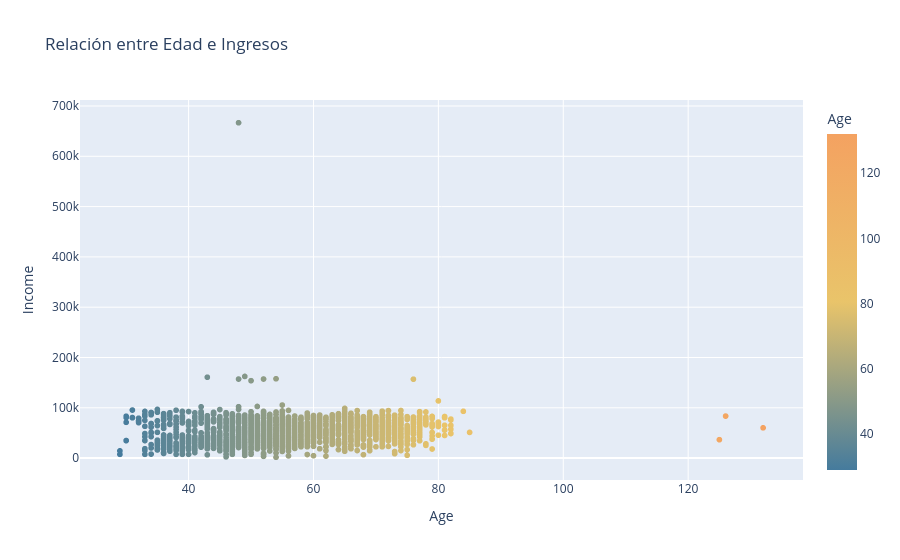

The notebook cell this image was saved under:
### Markdown cell above
###Ingresos vs. Edad

### Code cell
fig3 = px.scatter(
    df,
    x = 'Age',
    y = 'Income',
    color = 'Age',
    color_continuous_scale = color_schemes['triadico'],
    hover_data = ['Marital_Status', 'Education'],
    title = 'Relación entre Edad e Ingresos'
    )
fig3.show()

### Figure 1 — Plotly figure (JSON) as saved in the notebook; plotly's stock layout.template omitted (floating-point values rounded to 4 significant figures; data arrays with more than 128 entries replaced by an {"elided": "..."} marker saying what was removed)
{"data": [{"customdata": {"elided": "2240x2 str values"}, "hovertemplate": "Age=%{marker.color}<br>Income=%{y}<br>Marital_Status=%{customdata[0]}<br>Education=%{customdata[1]}<extra></extra>", "legendgroup": "", "marker": {"color": {"elided": "2240 int values"}, "coloraxis": "coloraxis", "symbol": "circle"}, "mode": "markers", "name": "", "showlegend": false, "type": "scattergl", "x": {"elided": "2240 int values"}, "xaxis": "x", "y": {"elided": "2240 float values"}, "yaxis": "y"}], "layout": {"coloraxis": {"colorbar": {"title": {"text": "Age"}}, "colorscale": [[0, "#457B9D"], [0.5, "#E9C46A"], [1, "#F4A261"]]}, "legend": {"tracegroupgap": 0}, "title": {"text": "Relación entre Edad e Ingresos"}, "xaxis": {"anchor": "y", "domain": [0, 1], "title": {"text": "Age"}}, "yaxis": {"anchor": "x", "domain": [0, 1], "title": {"text": "Income"}}}}
